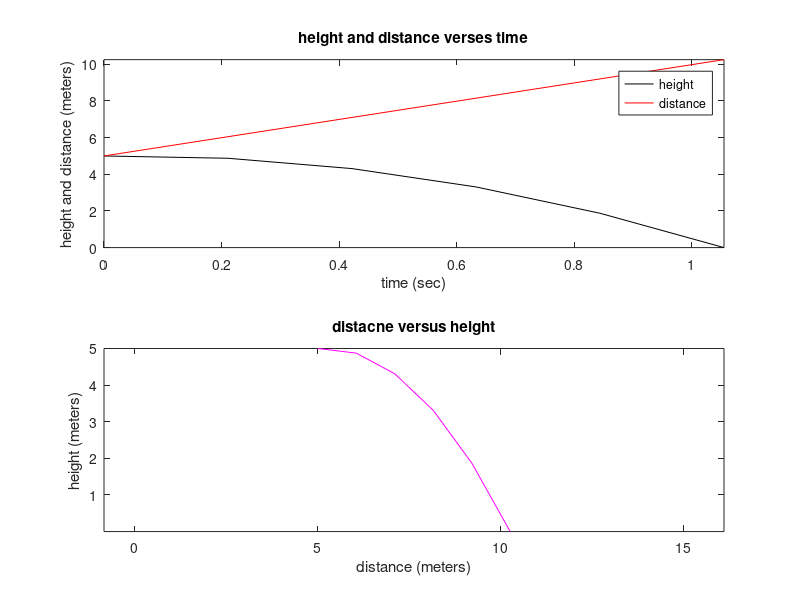

Here is the MATLAB script that generated this plot:
% put your name here
%
% put today's date here
%
% Lecture 6
%
clear; close all; home
%
% program to calculate height and range
% projectile motion
%
% variables:
% (x0,y0) - initial position
% ts - time step
% thd - firing angle in degrees
% v0 - firing velocity
% g - gravitational constant
% thr - firing angle in radians
% t - time vector
% thit - time for projectile to hit ground
% height - height of projectile
% range - distance down range of projectile
%
% input section
name=input('input your name: ','s');
units=menu('enter unit type','SI on earth','graviational on earth','SI on moon');
% here are three different methods to do the same thing
% method 1
% if units==1
%     g=9.81;
% elseif units==2
%     g=32.2;
% else
%     g=1.625;
% end
% method 2
% switch units
%     case 1
%         g=9.81;
%     case 2
%         g=32.2;
%     otherwise
%         g=1.625;
% end
% method 3
grav=[9.81 32.2 1.625];
g=grav(units);
if units==1 || units==3
    x0=input('enter x0 in meters = ');
    y0=input('enter y0 in meters = ');
    v0=input('enter the initial velocity in m/s = ');
else
    x0=input('enter x0 in feet = ');
    y0=input('enter y0 in feet = ');
    v0=input('enter the initial velocity in ft/s = ');
end
thd=input('enter the firing angle in degrees = ');
ts=input('enter the number of time steps = ');
%
% engineering work
% convert to radians
thr=thd*pi/180;
% find time for projectile to hit ground
hit=roots([-.5*g v0*sin(thr) y0]);
thit=max(abs(hit));
% set time
t=0:thit/ts:thit;
% compute motion
height=-.5*g*t.^2+v0*sin(thr)*t+y0;
range=v0*cos(thr)*t+x0;
% 
% subplots
figure (1)
clf
subplot(2,1,1)
plot(t,height,'k',t,range,'r')
xlabel('time (sec)')
if units==1 || units==3
    ylabel('height and distance (meters)')
else
    ylabel('height and distance (feet)')
end
title('height and distance verses time')
legend('height','distance','location','best')
if max(range)>max(height)
    ymax=max(range);
else
    ymax=max(height);
end
axis([0 thit 0 ymax])
subplot(2,1,2)
plot(range,height,'m')
if units==1 || units==3
    xlabel('distance (meters)')
    ylabel('height (meters)')
else
    xlabel('distance (feet)')
    ylabel('height (feet)')
end
title('distacne versus height')
axis equal
%
% formated output
home
fprintf('name: %0s\n',name)
switch units
    case 1
        fprintf('your input is in SI units on earth, g = %0.2f m/s^2\n',g)
    case 2
        fprintf('your input is in gravitation units on earth, g = %0.2f m/s^2\n',g)
    otherwise
        fprintf('your input is in SI units on moon, g = %0.2f m/s^2\n',g)
end
switch units
    case {1, 3}
        fprintf('x0 = %0.2f m \t y0 = %0.2f m\n',x0,y0)
        fprintf('initial angle = %0.2f degrees fired at %0.2f m/s\n',thd,v0)
        fprintf('\n\nyour output:\n')
        fprintf('time to hit = %0.2f seconds\n',thit)
        fprintf('maximum height = %0.2f meters\n',max(height))
        fprintf('total distance down range = %0.2f meters\n',range(end))
    otherwise
        fprintf('x0 = %0.2f ft\t y0 = %0.2f ft\n',x0,y0)
        fprintf('initial angle = %0.2f degrees fired at %0.2f ft/s\n',thd,v0)
        fprintf('\n\nyour output:\n')
        fprintf('time to hit = %0.2f seconds\n',thit)
        fprintf('maximum height = %0.2f ft\n',max(height))
        fprintf('total distance down range = %0.2f ft\n',range(end))
end